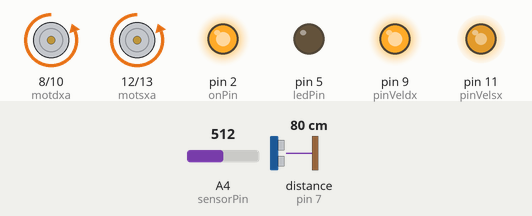
Recording of a sketch running on a simulated Arduino Uno, built with avr-gcc and run on an emulated ATmega328P. Parts: motor-driver pin pairs drawn as motors (green arrow = first pin HIGH = forward, orange = second pin HIGH = backward, longer = more drive), output pins drawn as LEDs (lit = HIGH). Dashed ring = blinking. Inputs (shaded band) come from the test bench; at power-on: distance to the obstacle (sensor on pin 7) 80 cm, A4 (sensorPin) = 512. The echo pulse lasts 58.3 µs per cm.

Above: at 6.2 s.
6.3 s: distance to the obstacle (sensor on pin 7) set to 16 cm
7.8 s: distance to the obstacle (sensor on pin 7) set to 13 cm
At 10.1 s:
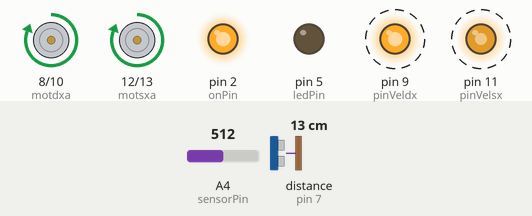
10.8 s: A4 (sensorPin) set to 470
13.8 s: A4 (sensorPin) set to 449
At 14.7 s:
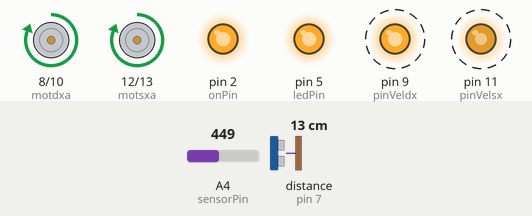
16.8 s: A4 (sensorPin) set to 511
At 18.6 s:
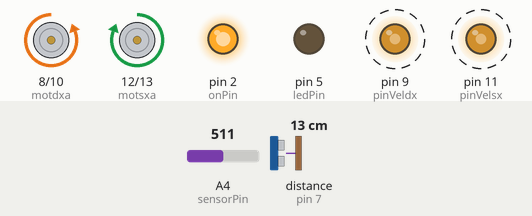
19.8 s: A4 (sensorPin) set to 306
At 21.7 s:
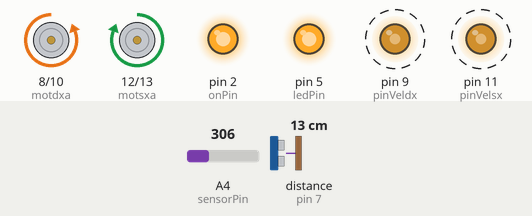
Timing chart, 0 to 23.8 s (numbered marks = the images above; inputs shaded):
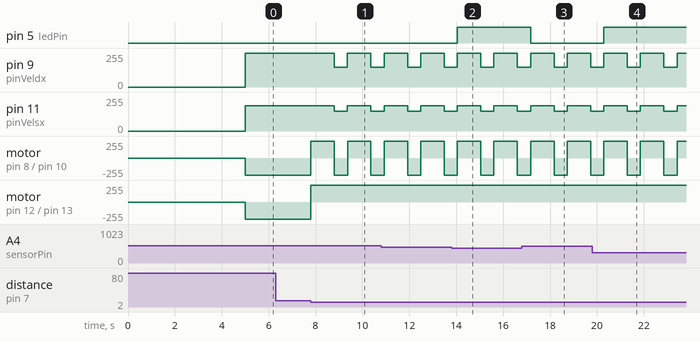

Measured:
- the behaviour switches between 15 and 14 cm on distance to the obstacle (sensor on pin 7) (found by bisection; images 0 and 1)
- the behaviour switches between 462 and 461 on A4 (sensorPin) (found by bisection; images 1 and 2)
- after the input at 6.3 s, every drawn part: stays the same
- after the input at 7.8 s, pin 9 (pinVeldx): 255/255 → 150/255 after 1.0 s, → 255/255 0.56 s later, → 150/255 1.0 s later; pin 11 (pinVelsx): 190/255 → 150/255 after 1.0 s, → 190/255 0.56 s later, → 150/255 1.0 s later
- after the input at 13.8 s, pin 5 (ledPin): LOW → HIGH after 0.25 s
- after the input at 16.8 s, pin 5 (ledPin): HIGH → LOW after 0.37 s
- after the input at 19.8 s, pin 5 (ledPin): LOW → HIGH after 0.49 s

The sketch:

Robott.ino
```cpp
// FILE VECCHIO - ALTAMENTE SCHIFOSO E DA RIFARE

#include <NewPing.h>
/*
  motA | motB  | Evento
  -----|-------|----------------------
  LOW  | LOW   | fermo
  LOW  | HIGH  | Movimento in un senso
  HIGH | LOW   | Movimento senso opposto
  HIGH | HIGH  | Fermo
  */

//SET PIN
static int onPin = 2;
static int triggerPin = 6;
static int echoPin = 7;
static int ledPin = 5;
static int sensorPin = A4;

//SET VARIABILI
static int velSx = 190; //190
static int velDx = 255; //255

//PIN MOTORE SINISTRO
static int motsxa= 12;
static int motsxb = 13;
static int pinVelsx = 11;

//PIN MOTORE DESTRO
static int motdxa = 8;
static int motdxb = 10;
static int pinVeldx = 9;

//CREAZIONE VARIABILI
int distanza;
int luminosita;
int triggerLed;

NewPing sonar (triggerPin, echoPin, 300);

void setup() {
  Serial.begin(9600);
  pinMode(onPin, OUTPUT);
  digitalWrite(onPin, HIGH);
  pinMode(ledPin,OUTPUT);
  pinMode(motsxa, OUTPUT);
  pinMode(motsxb, OUTPUT);
  pinMode(pinVelsx, OUTPUT);
  pinMode(motdxa, OUTPUT);
  pinMode(motdxb, OUTPUT);
  pinMode(pinVeldx, OUTPUT);

  luminosita = 0;
  for (int i=0; i<10; i++) {
    luminosita = luminosita + analogRead(sensorPin);
    delay(500);
    }
    int media = luminosita/10;
    triggerLed = media - 50;
}


void loop() {
  //CONTROLLO LED
  luminosita = analogRead(sensorPin);
  if (luminosita < triggerLed)
    digitalWrite(ledPin,HIGH);
    else digitalWrite(ledPin,LOW);

//CONTROLLO MOTORI
  distanza = sonar.ping_cm();
  if (distanza > 15 || distanza == 0) {
    runForward(velSx,velDx);
  }

  if(distanza < 15 && distanza != 0) {
    runBackward(velSx,velDx);
    delay(1000);
    stopAllMotors();
    turnLeft();
    delay(560);
    runForward(velSx,velDx);
  }
}

//CODICI LINK

void stopAllMotors() {
  digitalWrite(motsxa, LOW);
  digitalWrite(motsxb, LOW);
  digitalWrite(motdxa, LOW);
  digitalWrite(motdxb, LOW);
}

void runForward(int sxVel, int dxVel) {
  digitalWrite(motsxa, LOW);
  digitalWrite(motsxb, HIGH);
  digitalWrite(motdxa, LOW);
  digitalWrite(motdxb, HIGH);
  analogWrite(pinVelsx, sxVel);
  analogWrite(pinVeldx, dxVel);
}

void runBackward(int sxVel, int dxVel) {
  digitalWrite(motsxa, HIGH);
  digitalWrite(motsxb, LOW);
  digitalWrite(motdxa, HIGH);
  digitalWrite(motdxb, LOW);
  analogWrite(pinVelsx, sxVel);
  analogWrite(pinVeldx, dxVel);
}

void turnLeft() {
  digitalWrite(motsxa, HIGH);
  digitalWrite(motsxb, LOW);
  digitalWrite(motdxa, LOW);
  digitalWrite(motdxb, HIGH);
  analogWrite(pinVelsx, 150);
  analogWrite(pinVeldx, 150);
}
```
